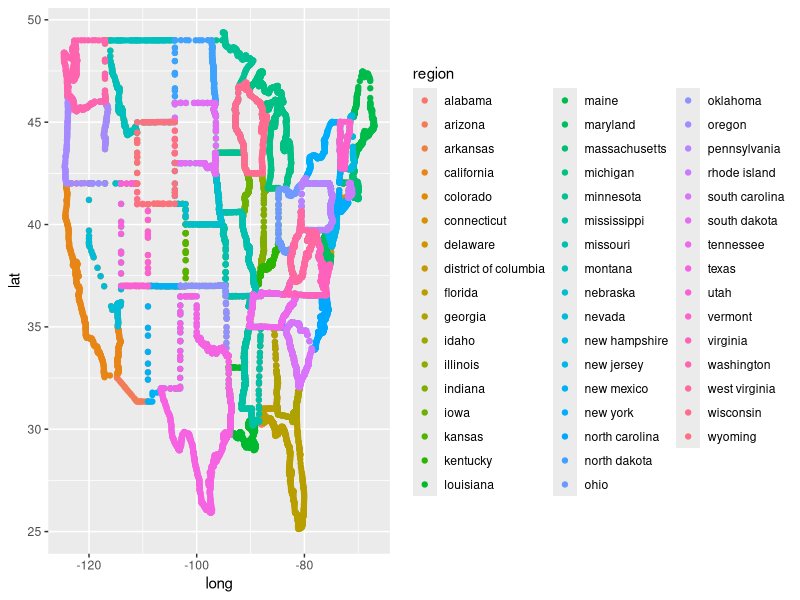
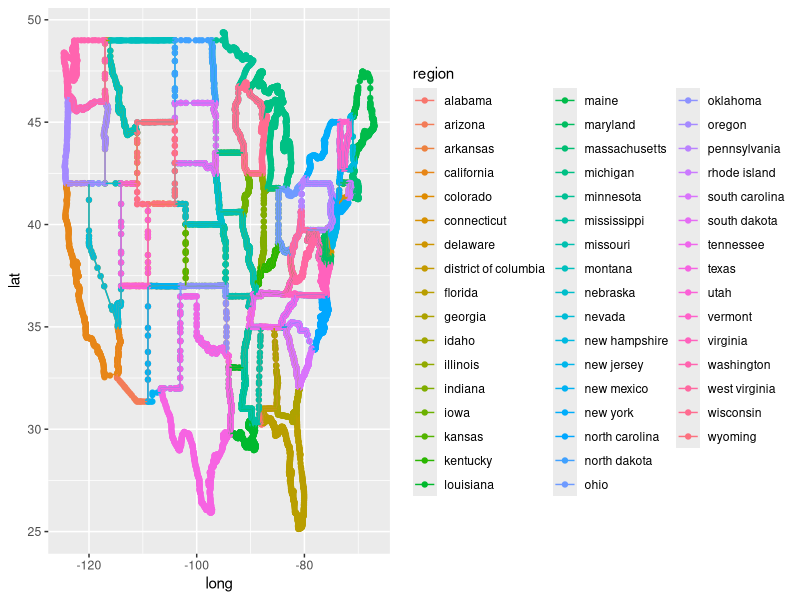
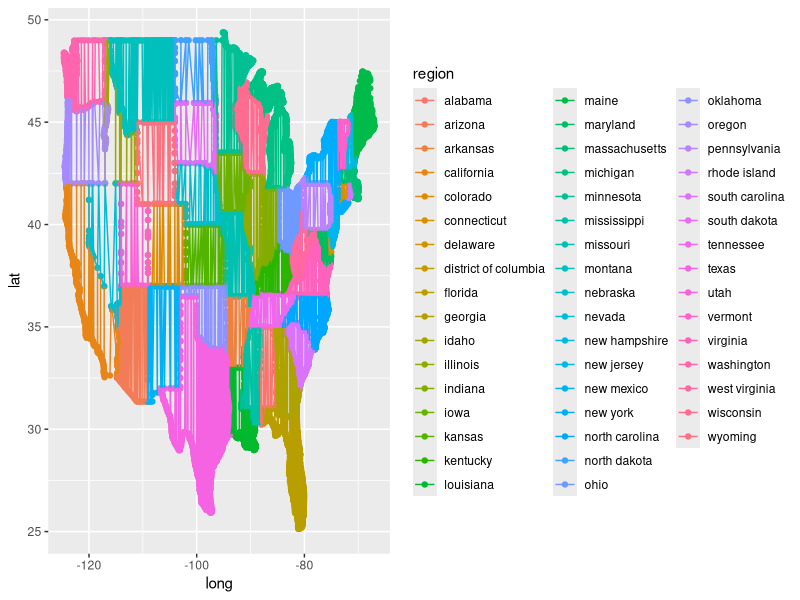
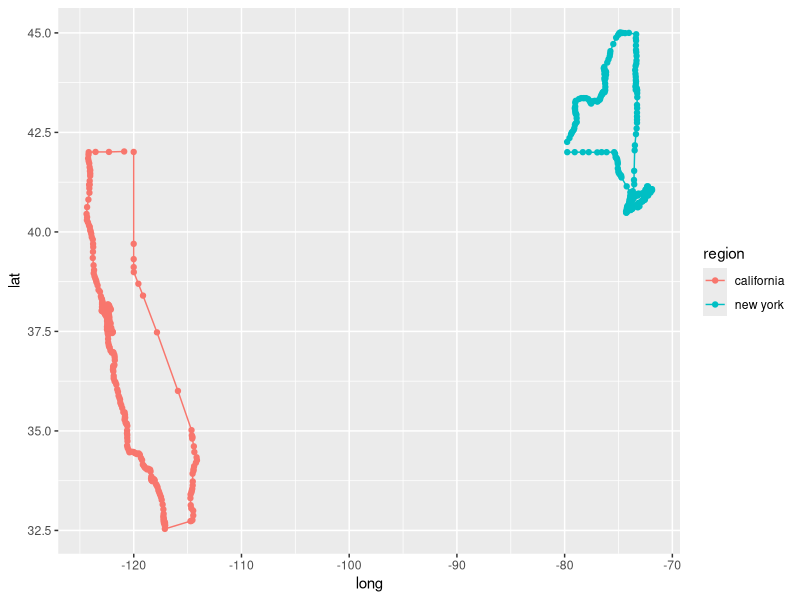
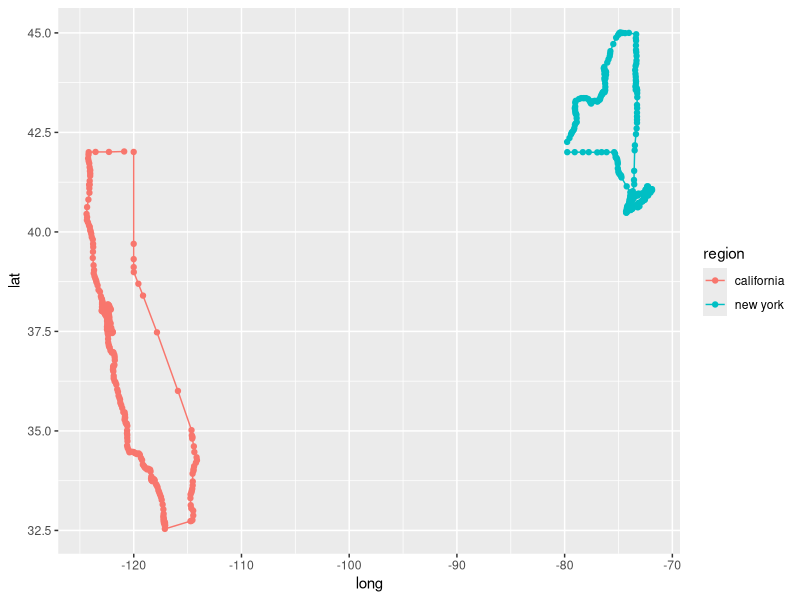
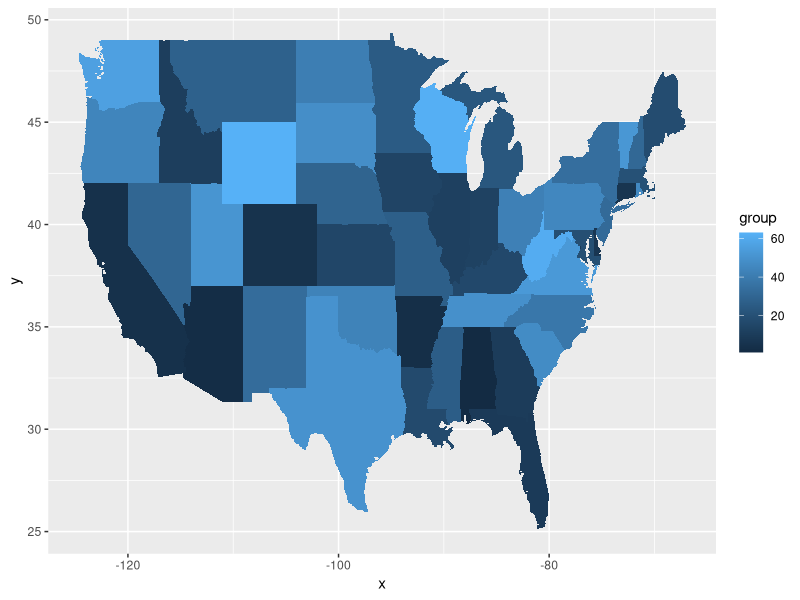
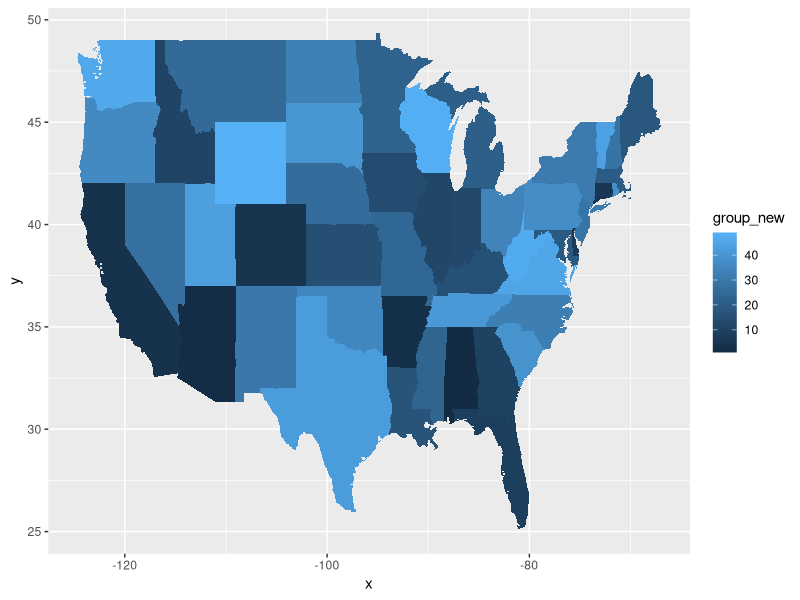

The R script that drew these images, in order: (Note: this script raises an error after producing the figures.)
#Name : Pradyuth Vangur
#Assignment 3

#Problem 1: Dataframes and ggplot2

#Question a
#install package maps and ggplot2

#Installing and loading the package maps and ggplot2
library(maps)
library(ggplot2)
library(dplyr)

#Question b
#Creating dataframe
da_fr <- map_data(map = "state")

#Dimensions of dataframe
dim(da_fr)

#Column names
names(da_fr)

#Question c
#Printing the number of unique values
unique(da_fr$region)

#Question d
ggplot(da_fr, aes(x = long, y = lat, col = region)) +
  geom_point()

#Question e
ggplot(da_fr, aes(x = long, y = lat,group = group, col = region)) +
  geom_point() +
  geom_path()
#We observe that the path is being laud out in the order of points and gives a
#picture of the map.

ggplot(da_fr, aes(x = long, y = lat,group = group, col = region)) +
  geom_point() +
  geom_line()
#Here, the lines try to connect each points which belong to the same region

#Question f
#Selecting rows of new york and california
da_dr_st <- which(da_fr$region == c("new york" , "california"))

#making a dataframe of only those countries
da_fr_st <- da_fr[da_dr_st,]

#Creating plot for two states
ggplot(da_fr_st, aes(x = long, y = lat,group = group, col = region)) +
  geom_point() +
  geom_path()

#Question g
ggplot(sample(da_fr_st), aes(x = long, y = lat,group = group, col = region)) +
  geom_point() +
  geom_path()

#Question h
#states_map is da_fr in this case
ggplot() + geom_map(map = da_fr, map_id=da_fr$region, data = da_fr, aes(fill=group)) +
  expand_limits(x = da_fr$long, y = da_fr$lat)

#Question i
#Assigning correct values to states
states <- unique(da_fr$region)
group_new <- c(rep(0, nrow(da_fr)))


for( i in 1:nrow(da_fr) ){
  m <- which(da_fr$region[i] == states)
  group_new[i] <- m
}

da_fr_new <- cbind(da_fr, group_new)

ggplot() + geom_map(map = da_fr_new, map_id=da_fr_new$region, data = da_fr_new, aes(fill=group_new)) +
  expand_limits(x = da_fr_new$long, y = da_fr_new$lat)

#Question j
#Assigning each row it's murder count
data(state)
InfoValue <- c(rep(0, nrow(state.x77)))
InfoValue <- (state.x77[,1] * state.x77[,5]) / 10000
InfoValue_round <- round(InfoValue)

#Adding it onto a new data frame
state_new <- cbind(state.name, state.x77, InfoValue, InfoValue_round)
state_new_df <- as.data.frame(state_new, row.names = F)

#Question k
InfoType_1 <- rep("Murder", nrow(da_fr))
InfoType_2 <- rep("Grad", nrow(da_fr))
InfoType_n <- c(InfoType_1, InfoType_2)
InfoValue_n <- rep(0, nrow(da_fr))
new_value <- rep(0, nrow(da_fr))

state_new_df_2 <- state_new_df[-2,]
state_name_new <- state.name[-2]

#Creating a function to map values into
value <- function(data, col, states_map){
  new_column <- rep(0, nrow(data))
  for(i in 1:nrow(data)){
    new_column[i] <- as.numeric(levels(droplevels(col[i][1])))
  }

  for(i in 1:nrow(states_map)){
    l <- as.numeric(which(states_map$region[i] == tolower(state_name_new)))
    if(sum((states_map$region[i] == tolower(state_name_new))) == 0) {next}
    new_value[i] = new_column[l]
  }
  return(new_value)
}

Murder_values <- value(data = state_new_df_2, col = state_new_df_2$Murder , states_map = da_fr)
Illiteracy_values <- value(data = state_new_df_2, col = state_new_df_2$Illiteracy , states_map = da_fr)

da_fr_M <- cbind(da_fr, InfoType_1, Murder_values, group_new)
names(da_fr_M)[7] <- c("InfoType")
names(da_fr_M)[8] <- c("InfoValue")

da_fr_I <- cbind(da_fr, InfoType_2, Illiteracy_values, group_new)
names(da_fr_I)[7] <- c("InfoType")
names(da_fr_I)[8] <- c("InfoValue")

#Final dataframe
da_fr_MI <- rbind(da_fr_M, da_fr_I)

#Question l
ggplot() + geom_map(map = da_fr_MI, data = da_fr_MI, map_id=da_fr_MI$region, aes(fill=group_new)) +
  expand_limits(data = da_fr, x = da_fr$long, y = da_fr$lat) +
  facet_grid(. ~ InfoType)


#Question m
states <- unique(da_fr$region)
group_new_1 <- c(rep(0, nrow(da_fr)))
states_df <- as.data.frame(state.x77)
states_df_new <- states_df[-2,]

#Displaying a loop to map the calumns into another
for( i in 1:nrow(da_fr) ){
  m <- which(da_fr$region[i] == states)
  if(sum(da_fr$region[i] == states) == 0){next}
  group_new_1[i] <- states_df_new$Illiteracy[m]
}

da_fr_new_il <- cbind(da_fr_new, group_new_1)


vec <- vector()
MeanLat <- rep(0, length(states))
MeanLong <- rep(0, length(states))

#Finding the mean values of lat and long of each region
for(i in 1:length(states)){
  vec <- which(da_fr_new_il$region == states[i])
  MeanLong[i] <- mean(da_fr_new_il$long[vec])
  MeanLat[i] <- mean(da_fr_new_il$lat[vec])
}

data_4 <- as.data.frame(cbind(state.name[-2],MeanLat, MeanLong, ArrentCount = as.numeric(levels(droplevels(state_new_df_2$InfoValue)))))

data_4$MeanLat <- as.numeric(levels(droplevels(data_4$MeanLat)))
data_4$MeanLong <- as.numeric(levels(droplevels(data_4$MeanLong)))
data_4$ArrentCount <- as.numeric(levels(droplevels(data_4$ArrentCount)))


q <- ggplot() + geom_map(map = da_fr_new, map_id=da_fr_new$region, data = da_fr_new, aes(fill=group_new)) +
  expand_limits(x = da_fr_new$long, y = da_fr_new$lat)

q + geom_point(data = data_4, aes(x = MeanLong, y = MeanLat, col = V1, size = ArrentCount))

#Question n
#Function for calculating the mean of latitude and longitude
fun <- function(X){
  vec <- which(X == states)
  MeanLong <- mean(da_fr$long[vec])
  MeanLat <- mean(da_fr$lat[vec])
  return(c(MeanLong, MeanLat))
}

states_n <- states[-2]

#Function to calculate the values for the whole dataset
head(sapply(states, fun))